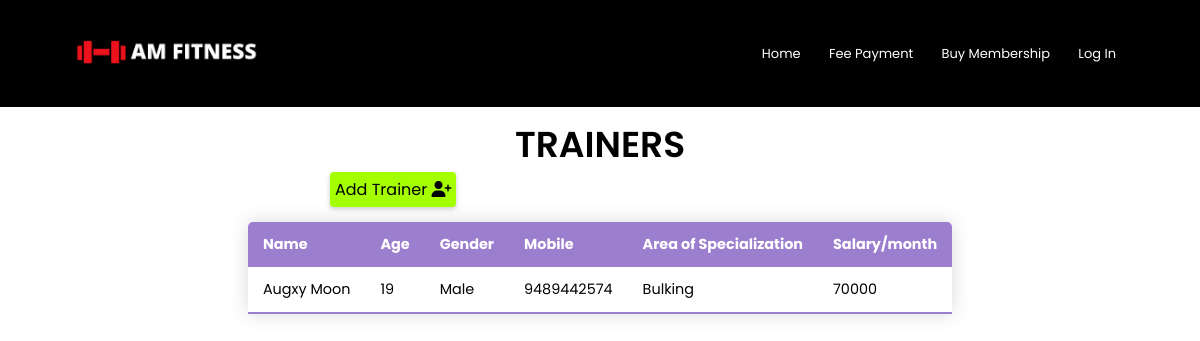
Page /AdminPage/trainers on the earlier database version.
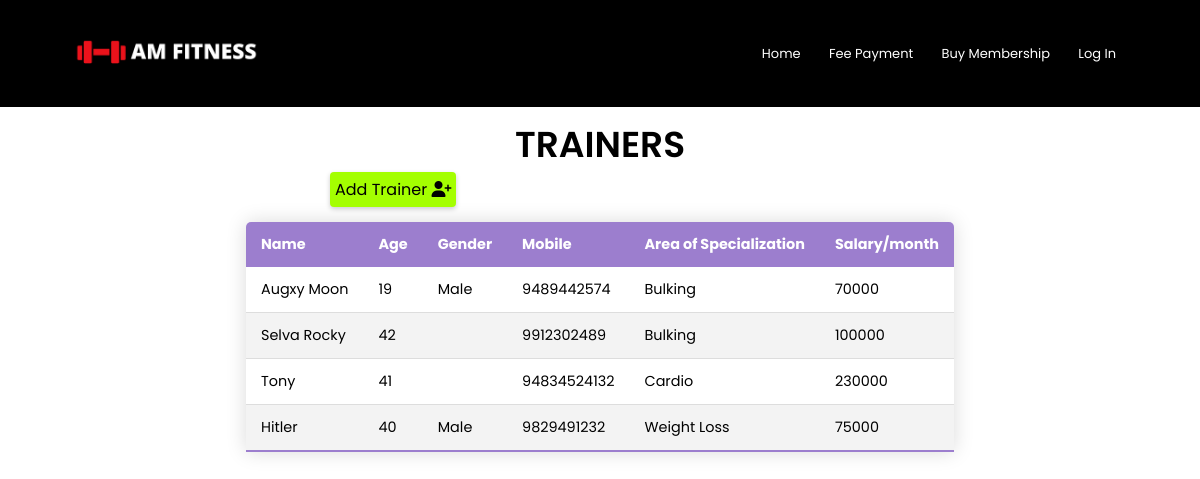
Same page on the later database version.
### manage/models.py (models this page shows, shortened)
class trainers(models.Model):
	trainer_name = models.CharField(max_length=30,verbose_name='Name')
	trainer_age = models.IntegerField(verbose_name='Age')
	trainer_gender = models.CharField(max_length=10,verbose_name='Gender')
	trainer_cell = models.IntegerField(verbose_name='Mobile No',null=True)
	aos = models.CharField(max_length=100,verbose_name='Area of Specialization')
	salary = models.IntegerField(verbose_name='Salary')
	class Meta:
		verbose_name_plural = 'Trainers'

### manage/views.py (the view)
# urls.py: path('AdminPage/trainers',manage_views.gymTrainers,name='trainers'),
def gymTrainers(request):
	trainer = trainers.objects.all()
	d = {'trainer':trainer}
	return render(request,'manage/trainers.html',d)

### manage/templates/manage/trainers.html (shortened to what this page needs)
{% extends 'manage/admin.html' %}
{% block page %}
<section class="data-table">
    <h3>trainers</h3>
    <div class="mem-link" style="margin-left:330px;">
    <a href="{% url 'addTrainer' %}">Add Trainer  <i class="fas fa-user-plus"></i></a>
    </div>
    <table class="content-table">
        <thead>
            <tr>
                <th>Name</th>
                <th>Age</th>
                <th>Gender</th>
                <th>Mobile</th>
                <th>Area of Specialization</th>
                <th>Salary/month</th>
            </tr>
        </thead>
        <tbody>
            {% for i in trainer %}
            <tr>
                <td>{{i.trainer_name}}</td>
                <td>{{i.trainer_age}}</td>
                <td>{{i.trainer_gender}}</td>
                <td>{{i.trainer_cell}}</td>
                <td>{{i.aos}}</td>
                <td>{{i.salary}}</td>
            </tr>
            {% endfor %}
        </tbody>
    </table>
</section>
{% endblock %}

Differences in the rows shown:
added trainers: trainer_name "Selva Rocky", trainer_age "42", trainer_cell "9912302489", aos "Bulking", salary "100000"
added trainers: trainer_name "Tony", trainer_age "41", trainer_cell "94834524132", aos "Cardio", salary "230000"
added trainers: trainer_name "Hitler", trainer_age "40", trainer_gender "Male", trainer_cell "9829491232", aos "Weight Loss", salary "75000"
